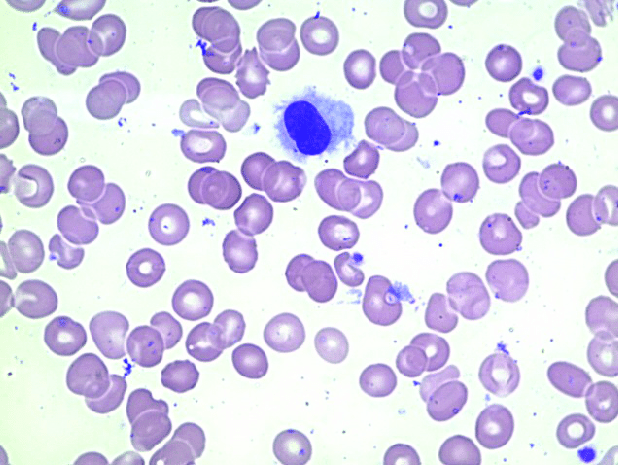
#> input picture Imagem2/Esfregaco-de-sangue.png, 618 x 465 px, found by its file name
$ python filtroOtsu.py
#> lines starting #> are read from the running program, lines starting #| are printed output that depends on the picture; after the words box and inside, x2 and y2 are one past the last pixel; in counts of white or black regions, pixels touching at a corner belong together
import cv2
import numpy as np
import matplotlib.pyplot as plt

# Carregar a imagem
imagem_path = "Imagem2/Esfregaco-de-sangue.png"  # Substitua pelo caminho real da sua imagem
imagem = cv2.imread(imagem_path, cv2.IMREAD_GRAYSCALE)
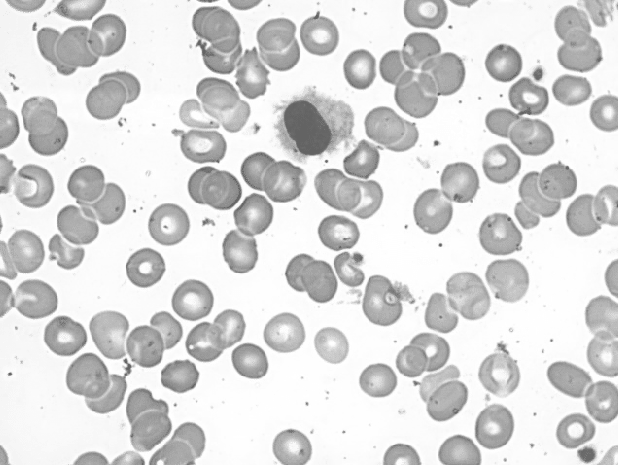
#> imagem: shape (465, 618); min 99, max 255, mean 216.6

# Aplicar o método de Otsu
_, imagem_segmentada = cv2.threshold(imagem, 0, 255, cv2.THRESH_BINARY + cv2.THRESH_OTSU)
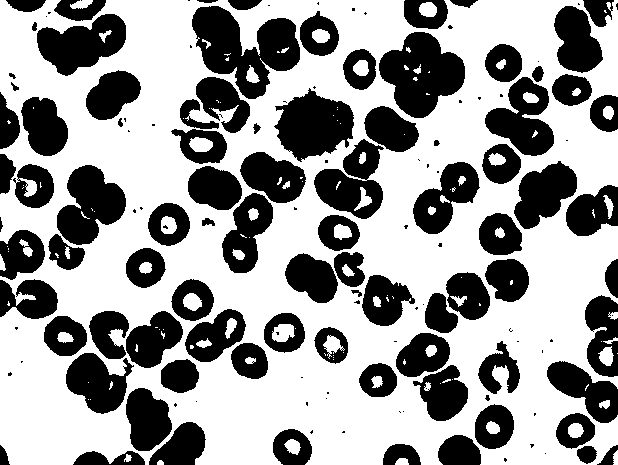
#> imagem_segmentada: shape (465, 618); 61% white; 149 black regions (61 under 20 px), largest, box (x1, y1, x2, y2) and area: (192, 6, 300, 99) 5405, (379, 32, 465, 118) 4624, (274, 88, 354, 162) 3822

# Exibir as imagens
plt.subplot(121), plt.imshow(imagem, cmap='gray')
plt.title('Imagem Original'), plt.xticks([]), plt.yticks([])

plt.subplot(122), plt.imshow(imagem_segmentada, cmap='gray')
plt.title('Imagem Segmentada - Otsu'), plt.xticks([]), plt.yticks([])

plt.show()
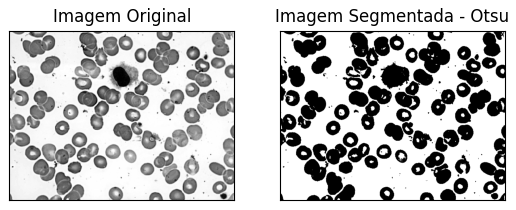
#> figure drawn by matplotlib, 2 panels
